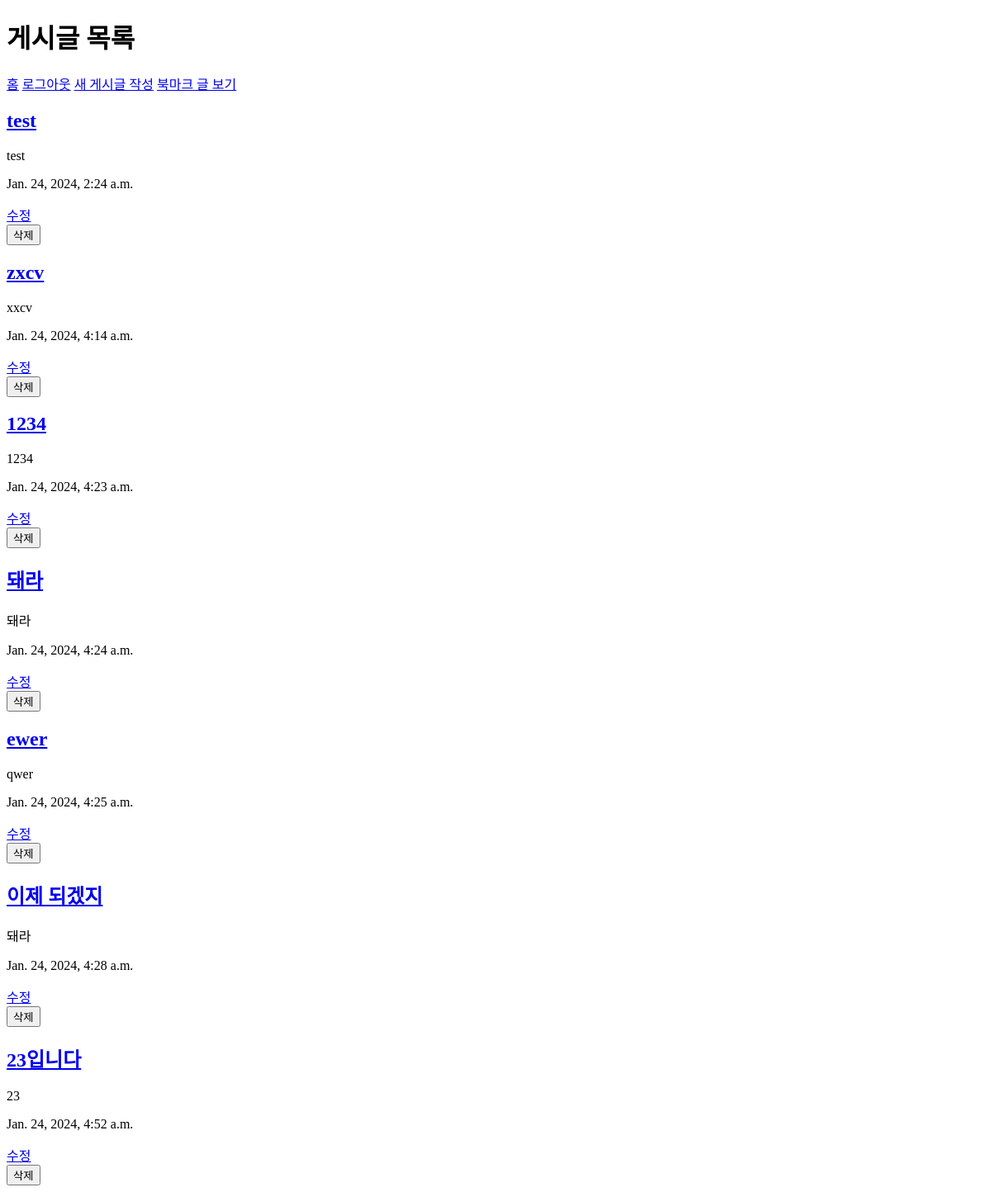
Before: /board/post_list with the older database file.
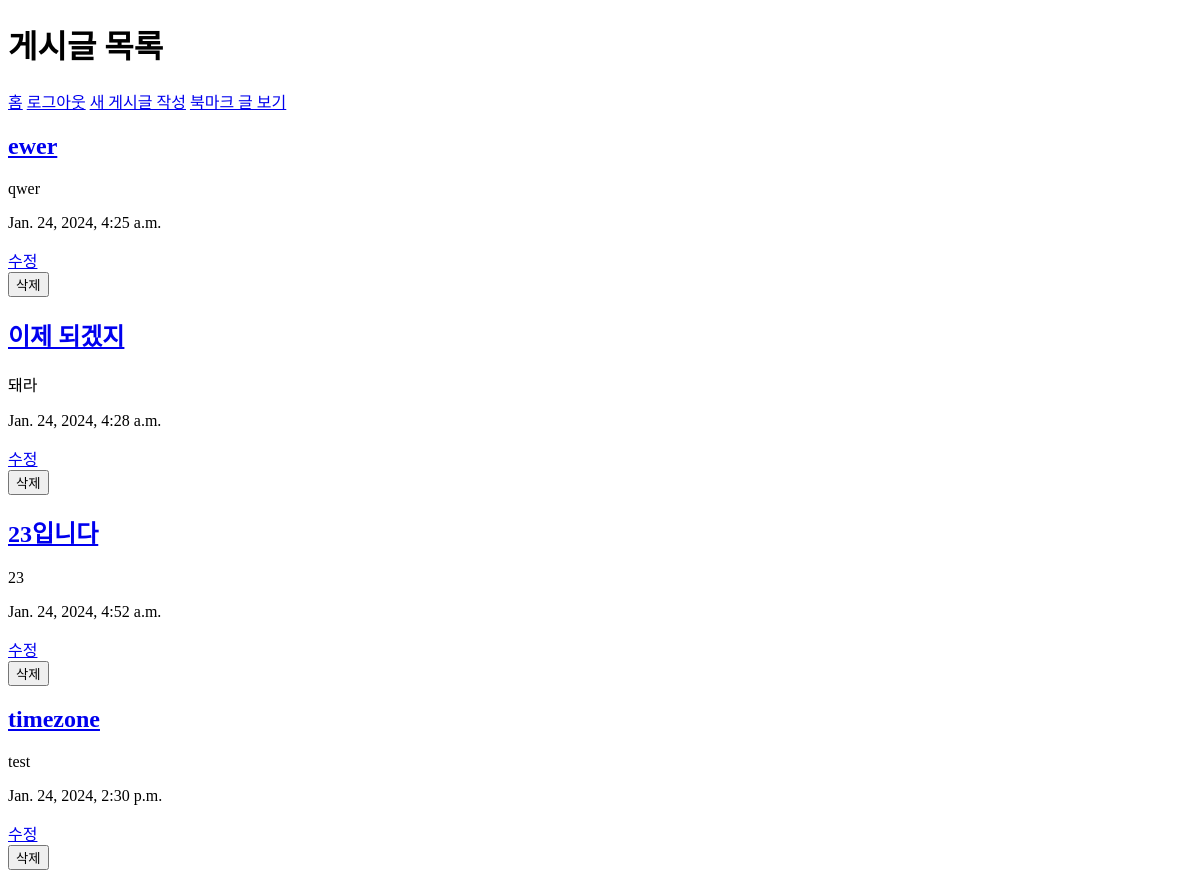
After: the same page with the newer database file.
### board/models.py (models this page shows)
class Post(models.Model):
    author = models.ForeignKey(User, on_delete=models.CASCADE)                                # 작성자
    title = models.CharField(max_length=200)                                                  # 제목
    content = models.TextField()                                                              # 내용
    bookmarked_by = models.ManyToManyField(User, related_name='bookmarked_posts', blank=True) # 북마크
    created_at = models.DateTimeField(auto_now_add=True)                                      # 작성일
    updated_at = models.DateTimeField(auto_now=True)                                          # 수정일

### board/views.py (the view)
# urls.py: path('post_list', views.post_list, name='post_list'),
def post_list(request):
    posts = Post.objects.all()
    return render(request, 'post_list.html', {'posts': posts})

### board/templates/post_list.html (shortened to what this page needs)
<!DOCTYPE html>
<html>
<head>
</head>
<body>
    <h1>게시글 목록</h1>
    <a href="{% url 'home' %}">홈</a>
    <a href="{% url 'logout' %}">로그아웃</a>
    <a href="{% url 'post_create' %}">새 게시글 작성</a>
    <a href="{% url 'bookmarked_posts' %}">북마크 글 보기</a>
    {% for post in posts %}
    <div>
        <h2><a href="{% url 'post_detail' post_id=post.pk %}">{{ post.title }}</a></h2>
        <p>{{ post.content }}</p>
        <p>{{ post.created_at }}</p>
    </div>
    <a href="{% url 'post_edit' post.id %}">수정</a>
    <form action="{% url 'post_delete' post.id %}" method="POST">
        <input type="submit" value="삭제">
    </form>
    {% endfor %}
</body>
</html>

Changed rows visible on the page:
removed Post: title "test", content "test", created_at "Jan. 24, 2024, 2:24 a.m."
removed Post: title "zxcv", content "xxcv", created_at "Jan. 24, 2024, 4:14 a.m."
removed Post: title "1234", content "1234", created_at "Jan. 24, 2024, 4:23 a.m."
removed Post: title "돼라", content "돼라", created_at "Jan. 24, 2024, 4:24 a.m."
added Post: title "timezone", content "test", created_at "Jan. 24, 2024, 2:30 p.m."
